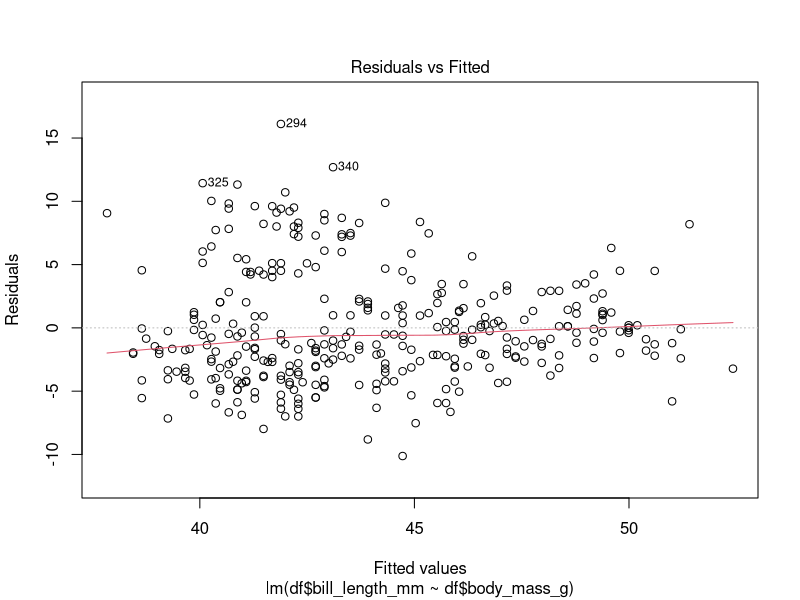
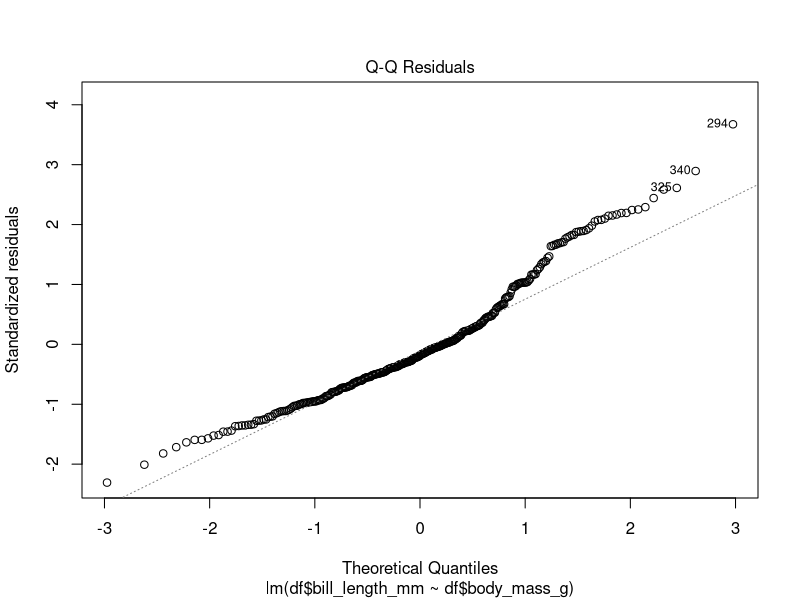
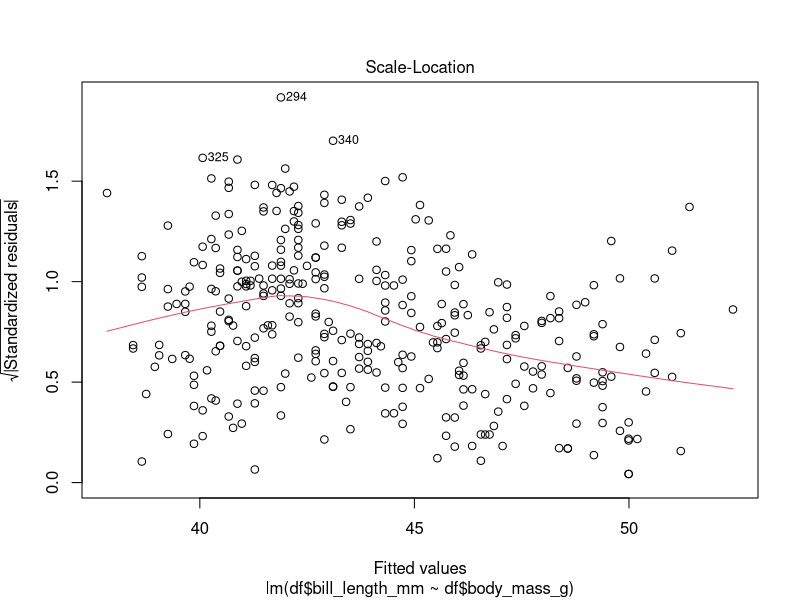
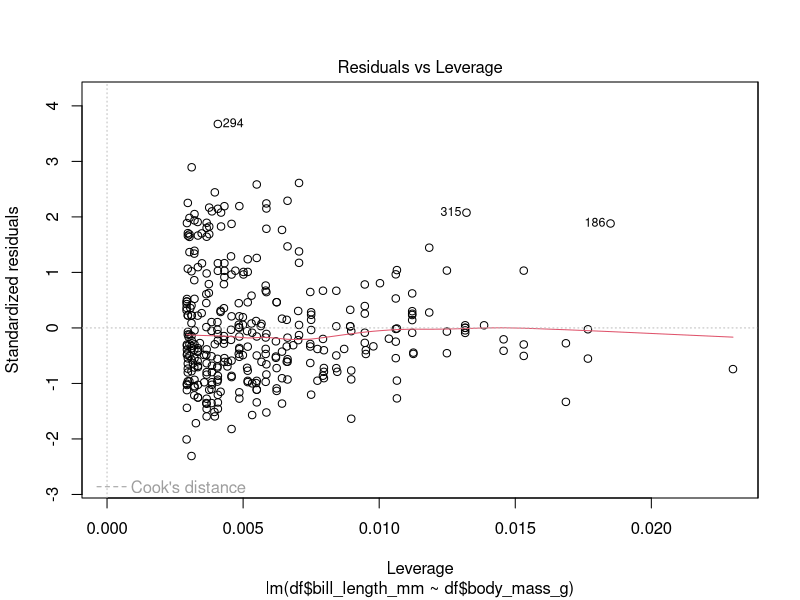

These charts were generated, in order, by the following R code:
## ---- chunk 1
library(palmerpenguins)
df <- penguins


## ---- chunk 2
mod1 <- lm(df$bill_length_mm ~ df$body_mass_g)
summary(mod1)

## ---- chunk 3
plot(mod1)
